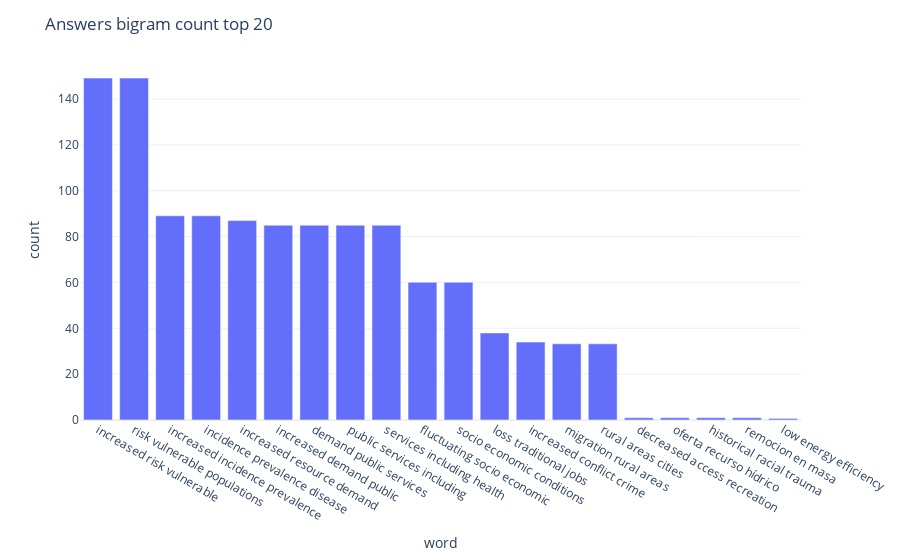

The cell this chart's notebook holds for it:
### Markdown cell above
The most commonly used words in the city answers are challenges, city and energy, followed up by climate and development

### Code cell
def get_top_n_bigram(corpus, n=None):
    vec = TfidfVectorizer(ngram_range=(3,3), stop_words='english').fit(corpus)
    bag_of_words = vec.transform(corpus)
    sum_words = bag_of_words.sum(axis=0) 
    words_freq = [(word, sum_words[0, idx]) for word, idx in vec.vocabulary_.items()]
    words_freq =sorted(words_freq, key = lambda x: x[1], reverse=True)
    return words_freq[:n]
common_words = get_top_n_bigram(df_subset['Response_Answer'], 20)
for word, freq in common_words:
    print(word, freq)
df2 = pd.DataFrame(common_words, columns = ['word' , 'count'])

fig = px.bar(df2, x='word', y='count')
fig.update_layout(title_text='Answers bigram count top 20', template="plotly_white")
fig.show()

### Figure 1 — Plotly figure (JSON) as saved in the notebook; plotly's stock layout.template omitted (floating-point values rounded to 4 significant figures)
{"data": [{"alignmentgroup": "True", "hovertemplate": "word=%{x}<br>count=%{y}<extra></extra>", "legendgroup": "", "marker": {"color": "#636efa"}, "name": "", "offsetgroup": "", "orientation": "v", "showlegend": false, "textposition": "auto", "type": "bar", "x": ["increased risk vulnerable", "risk vulnerable populations", "increased incidence prevalence", "incidence prevalence disease", "increased resource demand", "increased demand public", "demand public services", "public services including", "services including health", "fluctuating socio economic", "socio economic conditions", "loss traditional jobs", "increased conflict crime", "migration rural areas", "rural areas cities", "decreased access recreation", "oferta recurso hídrico", "historical racial trauma", "remocion en masa", "low energy efficiency"], "xaxis": "x", "y": [149.2, 149.2, 89.1, 89.1, 87, 85, 85, 85, 85, 60.1, 60.1, 38, 34, 33.23, 33.23, 1, 1, 1, 1, 0.7071], "yaxis": "y"}], "layout": {"barmode": "relative", "legend": {"tracegroupgap": 0}, "margin": {"t": 60}, "title": {"text": "Answers bigram count top 20"}, "xaxis": {"anchor": "y", "domain": [0, 1], "title": {"text": "word"}}, "yaxis": {"anchor": "x", "domain": [0, 1], "title": {"text": "count"}}}}
